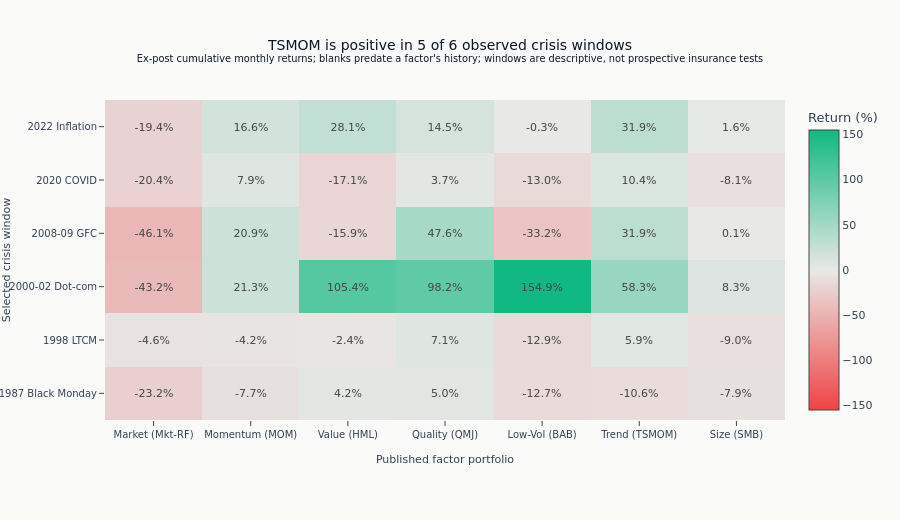

The code cell stored with this chart in its notebook:
### Code cell
fig.update_layout(
    title=(
        f"TSMOM is positive in {tsmom_positive} of {tsmom_observed} observed crisis windows"
        "<br><sup>Ex-post cumulative monthly returns; blanks predate a factor's history; "
        "windows are descriptive, not prospective insurance tests</sup>"
    ),
    xaxis_title="Published factor portfolio",
    yaxis_title="Selected crisis window",
    height=520,
    margin=dict(l=105, r=75, b=100),
)
show_figure(fig)

### Figure 1 — Plotly figure (JSON) as saved in the notebook; plotly's stock layout.template omitted (floating-point values rounded to 4 significant figures)
{"data": [{"colorbar": {"title": {"text": "Return (%)"}}, "colorscale": [[0.0, "#ef4444"], [0.5, "#e8e8e6"], [1.0, "#10b981"]], "hovertemplate": "%{y}<br>%{x}: %{z:.1f}%<extra></extra>", "text": [[-23.2, -7.7, 4.2, 5.0, -12.7, -10.6, -7.9], [-4.6, -4.2, -2.4, 7.1, -12.9, 5.9, -9.0], [-43.2, 21.3, 105.4, 98.2, 154.9, 58.3, 8.3], [-46.1, 20.9, -15.9, 47.6, -33.2, 31.9, 0.1], [-20.4, 7.9, -17.1, 3.7, -13.0, 10.4, -8.1], [-19.4, 16.6, 28.1, 14.5, -0.3, 31.9, 1.6]], "texttemplate": "%{text:.1f}%", "type": "heatmap", "x": ["Market (Mkt-RF)", "Momentum (MOM)", "Value (HML)", "Quality (QMJ)", "Low-Vol (BAB)", "Trend (TSMOM)", "Size (SMB)"], "y": ["1987 Black Monday", "1998 LTCM", "2000-02 Dot-com", "2008-09 GFC", "2020 COVID", "2022 Inflation"], "z": [[-23.19, -7.72, 4.18, 4.981, -12.69, -10.58, -7.91], [-4.631, -4.157, -2.394, 7.095, -12.91, 5.891, -8.98], [-43.22, 21.26, 105.4, 98.15, 154.9, 58.27, 8.308], [-46.1, 20.94, -15.88, 47.56, -33.22, 31.87, 0.1267], [-20.41, 7.94, -17.12, 3.651, -12.97, 10.42, -8.107], [-19.39, 16.62, 28.08, 14.49, -0.3224, 31.89, 1.59]], "zmid": 0}], "layout": {"height": 520, "margin": {"b": 100, "l": 105, "r": 75}, "title": {"text": "TSMOM is positive in 5 of 6 observed crisis windows<br><sup>Ex-post cumulative monthly returns; blanks predate a factor's history; windows are descriptive, not prospective insurance tests</sup>"}, "xaxis": {"title": {"text": "Published factor portfolio"}}, "yaxis": {"title": {"text": "Selected crisis window"}}}}
